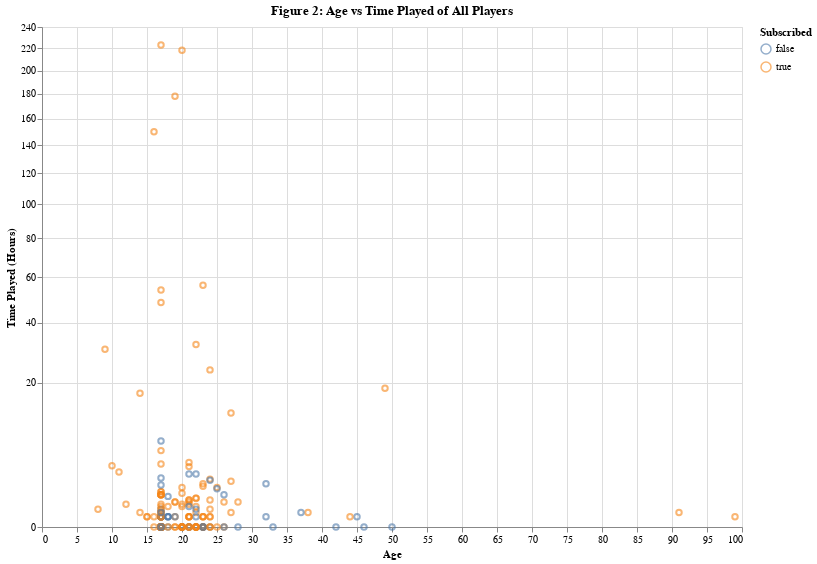

The notebook cell this image was saved under:
### Markdown cell above
From this plot, it is clear that there is no trend between player experience level and whether they are subscribed or not as given by each points' colour and shape respectively. Hence, for our model we will not be looking at player experience level as an indicator to our target variable, subcription status. To assess whether time played and age have any effects on subscription, we can simplify this graph and reduce noise by omitting the experience level colouring and instead colouring by whether a player has subscribed.

### Code cell
players_plot_2 = alt.Chart(players).mark_point(opacity = 0.6).encode(
    x = alt.X("age").title("Age"),
    y = alt.Y("played_hours").title("Time Played (Hours)").scale(type = "sqrt"),
    color = alt.Color("subscribe").title("Subscribed")
).properties(
    title = "Figure 2: Age vs Time Played of All Players",
    width = 700,
    height = 500
)

players_plot_2

### Figure 1 — Vega specification as saved in the notebook (floating-point values rounded to 4 significant figures; data arrays with more than 128 entries replaced by an {"elided": "..."} marker saying what was removed)
{"$schema": "https://vega.github.io/schema/vega/v5.json", "data": [{"name": "source_0", "values": {"elided": "196 records"}}, {"name": "source_0_x_domain_age", "values": [{"min": 8, "max": 99}]}, {"name": "source_0_color_domain_subscribe", "values": [{"subscribe": true}, {"subscribe": false}]}], "marks": [{"type": "symbol", "name": "marks", "from": {"data": "source_0"}, "encode": {"update": {"fill": {"value": "transparent"}, "stroke": {"field": "subscribe", "scale": "color"}, "x": {"field": "age", "scale": "x"}, "opacity": {"value": 0.6}, "y": {"field": "played_hours", "scale": "y"}}}, "style": ["point"]}], "scales": [{"name": "x", "type": "linear", "domain": [{"signal": "(data(\"source_0_x_domain_age\")[0] || {}).min"}, {"signal": "(data(\"source_0_x_domain_age\")[0] || {}).max"}], "range": [0, {"signal": "width"}], "nice": true, "zero": true}, {"name": "y", "type": "sqrt", "domain": {"data": "source_0", "field": "played_hours"}, "range": [{"signal": "height"}, 0], "nice": true, "zero": true}, {"name": "color", "type": "ordinal", "domain": {"data": "source_0_color_domain_subscribe", "field": "subscribe", "sort": true}, "range": "category"}], "axes": [{"scale": "x", "zindex": 0, "minExtent": 0, "tickCount": {"signal": "ceil(width/40)"}, "grid": true, "domain": false, "gridScale": "y", "labels": false, "ticks": false, "orient": "bottom", "aria": false, "maxExtent": 0}, {"scale": "y", "grid": true, "tickCount": {"signal": "ceil(height/40)"}, "maxExtent": 0, "ticks": false, "zindex": 0, "minExtent": 0, "orient": "left", "domain": false, "labels": false, "gridScale": "x", "aria": false}, {"scale": "x", "orient": "bottom", "labelFlush": true, "title": "Age", "tickCount": {"signal": "ceil(width/40)"}, "labelOverlap": true, "zindex": 0, "grid": false}, {"scale": "y", "grid": false, "orient": "left", "tickCount": {"signal": "ceil(height/40)"}, "labelOverlap": true, "zindex": 0, "title": "Time Played (Hours)"}], "title": {"text": "Figure 2: Age vs Time Played of All Players", "frame": "group"}, "legends": [{"title": "Subscribed", "stroke": "color", "symbolType": "circle", "encode": {"symbols": {"update": {"fill": {"value": "transparent"}, "opacity": {"value": 0.6}}}}}], "style": "cell", "width": 700, "background": "white", "padding": 5, "height": 500}
